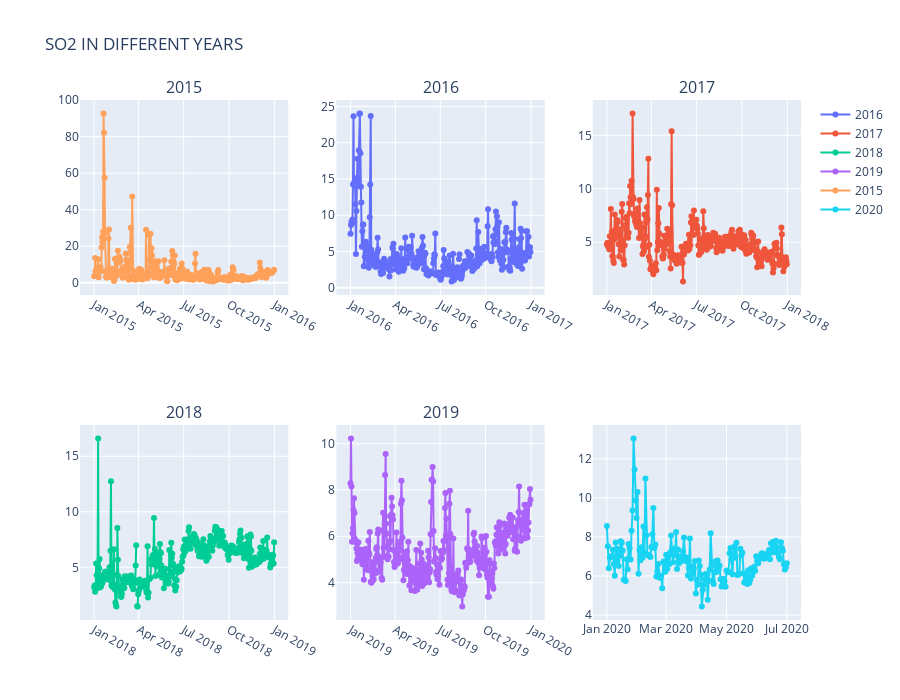

Write notebook code for a chart like this one.
### Code cell
from plotly.subplots import make_subplots
fig = make_subplots(rows=2, cols=3,subplot_titles=("2015","2016", "2017", "2018","2019"))
fig.add_trace(
    go.Scatter(
    name ="2016",
    mode = "lines+markers",
    y = aqi_level_16.iloc[:,2],
    x = aqi_level_16.iloc[:,1]),
    row = 1 ,col =2)


fig.add_trace(go.Scatter(
    name ="2017",
    mode = "lines+markers",
    y = aqi_level_17.iloc[:,2],
    x = aqi_level_17.iloc[:,1]),
    row=1, col=3
)

    
    


fig.add_trace(go.Scatter(
    name ="2018",
    mode = "lines+markers",
    y = aqi_level_18.iloc[:,2],
    x = aqi_level_18.iloc[:,1]),
    row=2, col=1
)

fig.add_trace(go.Scatter(
    name ="2019",
    mode = "lines+markers",
    y = aqi_level_19.iloc[:,2],
    x = aqi_level_19.iloc[:,1]),
    row=2, col=2
)

fig.add_trace(go.Scatter(
    name ="2015",
    mode = "lines+markers",
    y = aqi_level_15.iloc[:,2],
    x = aqi_level_15.iloc[:,1]),
    row=1, col=1
)
fig.add_trace(go.Scatter(name="2020",
                         mode = "lines+markers", 
                         y = aqi_level_20.iloc[:,2],
                         x = aqi_level_20.iloc[:,1]),
                         row = 2,col = 3)
fig.update_layout(title_text="SO2 IN DIFFERENT YEARS", height=700)
fig.show()

### Figure 1 — Plotly figure (JSON) as saved in the notebook; plotly's stock layout.template omitted (floating-point values rounded to 4 significant figures; data arrays with more than 128 entries replaced by an {"elided": "..."} marker saying what was removed)
{"data": [{"mode": "lines+markers", "name": "2016", "type": "scatter", "x": {"elided": "366 str values"}, "xaxis": "x2", "y": {"elided": "366 float values"}, "yaxis": "y2"}, {"mode": "lines+markers", "name": "2017", "type": "scatter", "x": {"elided": "365 str values"}, "xaxis": "x3", "y": {"elided": "365 float values"}, "yaxis": "y3"}, {"mode": "lines+markers", "name": "2018", "type": "scatter", "x": {"elided": "365 str values"}, "xaxis": "x4", "y": {"elided": "365 float values"}, "yaxis": "y4"}, {"mode": "lines+markers", "name": "2019", "type": "scatter", "x": {"elided": "365 str values"}, "xaxis": "x5", "y": {"elided": "365 float values"}, "yaxis": "y5"}, {"mode": "lines+markers", "name": "2015", "type": "scatter", "x": {"elided": "365 str values"}, "xaxis": "x", "y": {"elided": "365 float values"}, "yaxis": "y"}, {"mode": "lines+markers", "name": "2020", "type": "scatter", "x": {"elided": "183 str values"}, "xaxis": "x6", "y": {"elided": "183 float values"}, "yaxis": "y6"}], "layout": {"annotations": [{"font": {"size": 16}, "showarrow": false, "text": "2015", "x": 0.1444, "xanchor": "center", "xref": "paper", "y": 1, "yanchor": "bottom", "yref": "paper"}, {"font": {"size": 16}, "showarrow": false, "text": "2016", "x": 0.5, "xanchor": "center", "xref": "paper", "y": 1, "yanchor": "bottom", "yref": "paper"}, {"font": {"size": 16}, "showarrow": false, "text": "2017", "x": 0.8556, "xanchor": "center", "xref": "paper", "y": 1, "yanchor": "bottom", "yref": "paper"}, {"font": {"size": 16}, "showarrow": false, "text": "2018", "x": 0.1444, "xanchor": "center", "xref": "paper", "y": 0.375, "yanchor": "bottom", "yref": "paper"}, {"font": {"size": 16}, "showarrow": false, "text": "2019", "x": 0.5, "xanchor": "center", "xref": "paper", "y": 0.375, "yanchor": "bottom", "yref": "paper"}], "height": 700, "title": {"text": "SO2 IN DIFFERENT YEARS"}, "xaxis": {"anchor": "y", "domain": [0, 0.2889]}, "xaxis2": {"anchor": "y2", "domain": [0.3556, 0.6444]}, "xaxis3": {"anchor": "y3", "domain": [0.7111, 1]}, "xaxis4": {"anchor": "y4", "domain": [0, 0.2889]}, "xaxis5": {"anchor": "y5", "domain": [0.3556, 0.6444]}, "xaxis6": {"anchor": "y6", "domain": [0.7111, 1]}, "yaxis": {"anchor": "x", "domain": [0.625, 1]}, "yaxis2": {"anchor": "x2", "domain": [0.625, 1]}, "yaxis3": {"anchor": "x3", "domain": [0.625, 1]}, "yaxis4": {"anchor": "x4", "domain": [0, 0.375]}, "yaxis5": {"anchor": "x5", "domain": [0, 0.375]}, "yaxis6": {"anchor": "x6", "domain": [0, 0.375]}}}
